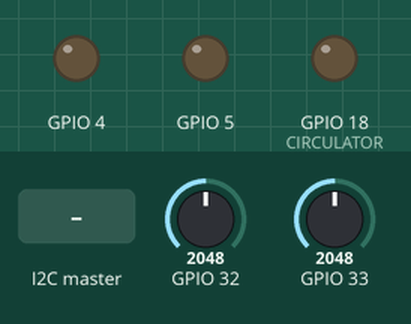
A sketch run on a simulated ESP32. Shown: output pins drawn as LEDs (lit = HIGH). Inputs (shaded band) come from the test bench; at power-on: GPIO 32 = 2048, GPIO 33 = 2048. What the sketch prints to the serial monitor is not drawn.

Above: at 0.0 s.
At 1.01 s:
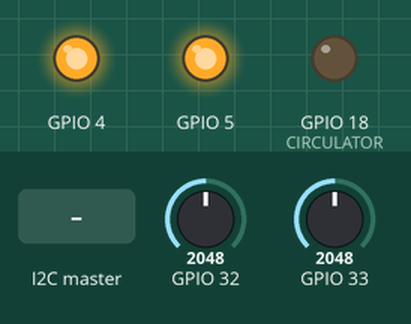
At 2.3 s:
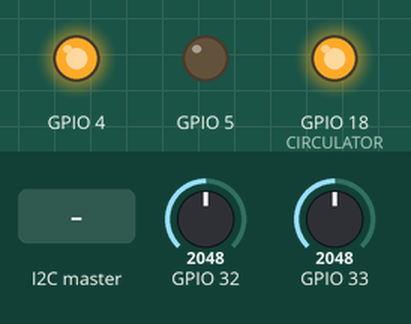
2.4 s: the I2C master sends the byte 1
3.9 s: the I2C master sends the byte 0
5.4 s: the I2C master sends the byte 2
Timing chart, 0 to 8.4 s (numbered marks = the images above; inputs shaded):
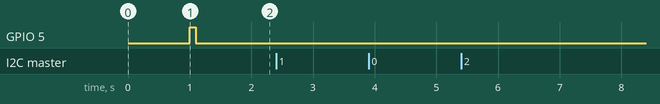

The sketch:

driver.ino
```cpp
#include <Wire.h>
#include <Servo.h>
#include <Ntc10k.h>
#include "setup.h"

uint32_t i = 0;

volatile bool cmd = false;

void onRequest() {
  Wire.print(i++);
  Wire.print(" Packets.");
  Serial.println("onRequest");
  Serial.println();
}

void onReceive(int len) {
  Serial.printf("onReceive[%d]: ", len);
  while (Wire.available()) {
    Serial.write(Wire.read());
  }
  Serial.println();
  cmd = true;
}

// Declare Servomotor
Servo servo(SERVO_CLOCK , SERVO_CCLOCK, SERVO_ROTATION_TIME);

// Declare temperature probes
Ntc10k t1(T1);
Ntc10k t2(T2);
Ntc10k t3(T3);
Ntc10k t4(T4);

void setup() {

  // Set serial speed for debugging and wait for a while before starting
  Serial.begin(9600);
  delay(1000);

  // Start Servomotor interface and set position in the middle
  servo.begin();
  servo.initialize();

  // Set relays GPIO to output mode
  pinMode(CIRCULATOR, OUTPUT);

  // By default nothing move
  digitalWrite(CIRCULATOR, HIGH);

  // Setup callbacks and I2C address for communication between controller and driver
  Wire.onReceive(onReceive);
  Wire.onRequest(onRequest);
  Wire.begin((uint8_t)I2C_DEV_ADDR);
}

void loop() {

  if(cmd) {
    Serial.println(String(t1.read(), 2));
    Serial.println(String(t2.read(), 2));
    cmd = false;
  }


  delay(100);
}
```

Ntc10k.cpp
```cpp
/*
  Ntc10k.h - Library to read temperature from an NTC10k Thermistor
  Created by ZeToF!, May 15, 2026
  Released into the public domain
*/

#include <Arduino.h>
#include "Ntc10k.h"

Ntc10k::Ntc10k(int analogPin) {
  _analogPin = analogPin;
}

float Ntc10k::read() {
  int adc = analogRead(_analogPin);
  float r2 = R1 * (4095.0 / (float)adc - 1.0);
  float logR2 = log(r2);
  float temp = 1.0 / (C1 + C2 * logR2 + C3 * pow(logR2, 3)) - 273.15;
  return temp;
}
```

Ntc10k.h
```cpp
/*
  Ntc10k.h - Library to read temperature from an NTC10k Thermistor
  Created by ZeToF!, May 15, 2026
  Released into the public domain
*/
#ifndef Ntc10k_h

#define Ntc10k_h

#define R1 10000 // Resistor coupled to the thermistor to make the dividing bridge (in ohms)

/*
  Following coefficients have been estimated from the Thermistor Calculator at:
  https://www.thinksrs.com/downloads/programs/therm%20calc/ntccalibrator/ntccalculator.html

  Temperature (°C) vs. Resistor (ohms)
  0    - 37700
  36.5 - 8550
  100  - 800
*/

#define C1 1.683147359e-03
#define C2 1.231236125e-04
#define C3 5.815507432e-07

#include "Arduino.h"

class Ntc10k
{
  public:
    Ntc10k(int analog_pin);
    float read();

  private:
    int _analogPin;
};

#endif
```

Servo.cpp
```cpp
/*
  Servo.cpp - Library to control a 4 ways valve servomotor
  Created by ZeToF!, April 23, 2026
  Released into the public domain
*/

#include <Arduino.h>
#include "Servo.h"

Servo::Servo(int clockwisePin, int counterclockwisePin, int full90DegreesTime) {
  _clockwisePin = clockwisePin;
  _counterclockwisePin = counterclockwisePin;
  _full90DegreesTime = full90DegreesTime;
}

void Servo::begin() {
  pinMode(_clockwisePin, OUTPUT);
  pinMode(_counterclockwisePin, OUTPUT);
  Servo:stop();
}

void Servo::_turn(int time) {
  digitalWrite(_counterclockwisePin, HIGH);
  delay(100);
  digitalWrite(_clockwisePin, LOW);
}

void Servo::_counterclockwise(int time) {
  digitalWrite(_clockwisePin, HIGH);
  delay(100);
  digitalWrite(_counterclockwisePin, LOW);
}

void Servo::initialize() {
  Servo::_counterclockwise(_full90DegreesTime);
  _position = 0;
  _status = COUNTERCLOCKWISE;
}

void Servo::set(int position) {
}

void Servo::stop() {
  _status = STOP;
  digitalWrite(_clockwisePin, HIGH);
  digitalWrite(_counterclockwisePin, HIGH);
}
```

Servo.h
```cpp
/*
  Servo.h - Library to control a 4 ways valve servomotor
  Created by ZeToF!, April 23, 2026
  Released into the public domain
*/
#ifndef Servo_h

#define Servo_h
#define STOP 0
#define CLOCKWISE 1
#define COUNTERCLOCKWISE -1
#define SERVO_ROTATION_TIME 140

#include "Arduino.h"

class Servo
{
  public:
    Servo(int clockwise_pin, int counterclockwise_pin, int full_90_degrees_time);
    void begin();
    void initialize();
    void set(int position);
    void stop();
    int status();

  private:
    int _clockwisePin;
    int _counterclockwisePin;
    int _full90DegreesTime;
    int _position;
    bool _status = STOP;
    void _turn(int time);
    void _clockwise(int time);
    void _counterclockwise(int time);
};

#endif
```

setup.h
```cpp
#pragma once

// I2C infos for communications between controller and driver
#define I2C_DEV_ADDR 0x55 // Address used between master (controller) and slave (driver)

// Servomotor info
#define SERVO_CLOCK  4 // GPIO for servomotor clockwise rotation
#define SERVO_CCLOCK 5 // GPIO for servomotor counterclockwise rotation

// Circulator info
#define CIRCULATOR 18 // GPIO for circulator activation

// NTC10K thermo resistors
#define T1 32 // Thermo resistor 1
#define T2 33 // Thermo resistor 2
#define T3 34 // Thermo resistor 3
#define T4 35 // Thermo resistor 4
```

Measured:
- after the input at 2.4 s, every drawn part: stays the same
- after the input at 3.9 s, every drawn part: stays the same
- after the input at 5.4 s, every drawn part: stays the same
